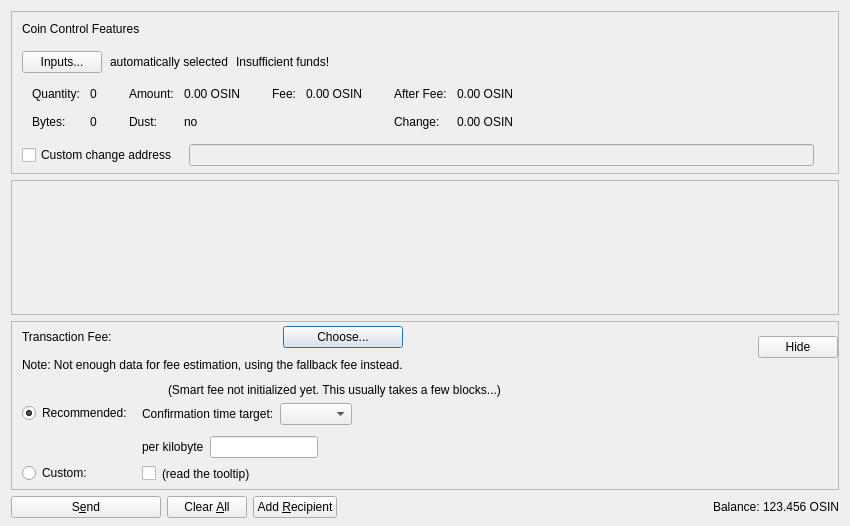
<?xml version="1.0" encoding="UTF-8"?>
<ui version="4.0">
 <class>SendCoinsDialog</class>
 <widget class="QDialog" name="SendCoinsDialog">
  <property name="geometry">
   <rect>
    <x>0</x>
    <y>0</y>
    <width>850</width>
    <height>526</height>
   </rect>
  </property>
  <property name="windowTitle">
   <string>Send Coins</string>
  </property>
  <layout class="QVBoxLayout" name="verticalLayout" stretch="0,1,0,0">
   <property name="bottomMargin">
    <number>8</number>
   </property>
   <item>
    <widget class="QFrame" name="frameCoinControl">
     <property name="sizePolicy">
      <sizepolicy hsizetype="Expanding" vsizetype="Expanding">
       <horstretch>0</horstretch>
       <verstretch>0</verstretch>
      </sizepolicy>
     </property>
     <property name="maximumSize">
      <size>
       <width>16777215</width>
       <height>16777215</height>
      </size>
     </property>
     <property name="frameShape">
      <enum>QFrame::StyledPanel</enum>
     </property>
     <property name="frameShadow">
      <enum>QFrame::Sunken</enum>
     </property>
     <layout class="QVBoxLayout" name="verticalLayoutCoinControl2">
      <property name="spacing">
       <number>0</number>
      </property>
      <property name="leftMargin">
       <number>0</number>
      </property>
      <property name="topMargin">
       <number>0</number>
      </property>
      <property name="rightMargin">
       <number>0</number>
      </property>
      <property name="bottomMargin">
       <number>6</number>
      </property>
      <item>
       <layout class="QVBoxLayout" name="verticalLayoutCoinControl" stretch="0,0,0,0,1">
        <property name="spacing">
         <number>0</number>
        </property>
        <property name="leftMargin">
         <number>10</number>
        </property>
        <property name="topMargin">
         <number>10</number>
        </property>
        <item>
         <layout class="QHBoxLayout" name="horizontalLayoutCoinControl1">
          <property name="bottomMargin">
           <number>15</number>
          </property>
          <item>
           <widget class="QLabel" name="labelCoinControlFeatures">
            <property name="sizePolicy">
             <sizepolicy hsizetype="Preferred" vsizetype="Maximum">
              <horstretch>0</horstretch>
              <verstretch>0</verstretch>
             </sizepolicy>
            </property>
            <property name="text">
             <string>Coin Control Features</string>
            </property>
           </widget>
          </item>
         </layout>
        </item>
        <item>
         <layout class="QHBoxLayout" name="horizontalLayoutCoinControl2" stretch="0,0,0,0">
          <property name="spacing">
           <number>8</number>
          </property>
          <property name="bottomMargin">
           <number>10</number>
          </property>
          <item>
           <widget class="QPushButton" name="pushButtonCoinControl">
            <property name="styleSheet">
             <string notr="true"/>
            </property>
            <property name="text">
             <string>Inputs...</string>
            </property>
            <property name="autoDefault">
             <bool>false</bool>
            </property>
           </widget>
          </item>
          <item>
           <widget class="QLabel" name="labelCoinControlAutomaticallySelected">
            <property name="text">
             <string>automatically selected</string>
            </property>
            <property name="margin">
             <number>5</number>
            </property>
           </widget>
          </item>
          <item>
           <widget class="QLabel" name="labelCoinControlInsuffFunds">
            <property name="text">
             <string>Insufficient funds!</string>
            </property>
            <property name="margin">
             <number>5</number>
            </property>
           </widget>
          </item>
          <item>
           <spacer name="horizontalSpacerCoinControl">
            <property name="orientation">
             <enum>Qt::Horizontal</enum>
            </property>
            <property name="sizeHint" stdset="0">
             <size>
              <width>40</width>
              <height>1</height>
             </size>
            </property>
           </spacer>
          </item>
         </layout>
        </item>
        <item>
         <widget class="QWidget" name="widgetCoinControl" native="true">
          <property name="sizePolicy">
           <sizepolicy hsizetype="Preferred" vsizetype="Preferred">
            <horstretch>0</horstretch>
            <verstretch>0</verstretch>
           </sizepolicy>
          </property>
          <property name="minimumSize">
           <size>
            <width>0</width>
            <height>0</height>
           </size>
          </property>
          <property name="styleSheet">
           <string notr="true"/>
          </property>
          <layout class="QHBoxLayout" name="horizontalLayoutCoinControl5">
           <property name="leftMargin">
            <number>0</number>
           </property>
           <property name="topMargin">
            <number>0</number>
           </property>
           <property name="rightMargin">
            <number>0</number>
           </property>
           <property name="bottomMargin">
            <number>0</number>
           </property>
           <item>
            <layout class="QHBoxLayout" name="horizontalLayoutCoinControl3" stretch="0,0,0,1">
             <property name="spacing">
              <number>20</number>
             </property>
             <property name="topMargin">
              <number>0</number>
             </property>
             <property name="bottomMargin">
              <number>10</number>
             </property>
             <item>
              <layout class="QFormLayout" name="formLayoutCoinControl1">
               <property name="horizontalSpacing">
                <number>10</number>
               </property>
               <property name="verticalSpacing">
                <number>14</number>
               </property>
               <property name="leftMargin">
                <number>10</number>
               </property>
               <property name="topMargin">
                <number>4</number>
               </property>
               <property name="rightMargin">
                <number>6</number>
               </property>
               <item row="0" column="0">
                <widget class="QLabel" name="labelCoinControlQuantityText">
                 <property name="text">
                  <string>Quantity:</string>
                 </property>
                 <property name="margin">
                  <number>0</number>
                 </property>
                </widget>
               </item>
               <item row="0" column="1">
                <widget class="QLabel" name="labelCoinControlQuantity">
                 <property name="cursor">
                  <cursorShape>IBeamCursor</cursorShape>
                 </property>
                 <property name="contextMenuPolicy">
                  <enum>Qt::ActionsContextMenu</enum>
                 </property>
                 <property name="text">
                  <string notr="true">0</string>
                 </property>
                 <property name="margin">
                  <number>0</number>
                 </property>
                 <property name="textInteractionFlags">
                  <set>Qt::LinksAccessibleByMouse|Qt::TextSelectableByKeyboard|Qt::TextSelectableByMouse</set>
                 </property>
                </widget>
               </item>
               <item row="1" column="0">
                <widget class="QLabel" name="labelCoinControlBytesText">
                 <property name="text">
                  <string>Bytes:</string>
                 </property>
                </widget>
               </item>
               <item row="1" column="1">
                <widget class="QLabel" name="labelCoinControlBytes">
                 <property name="cursor">
                  <cursorShape>IBeamCursor</cursorShape>
                 </property>
                 <property name="contextMenuPolicy">
                  <enum>Qt::ActionsContextMenu</enum>
                 </property>
                 <property name="text">
                  <string notr="true">0</string>
                 </property>
                 <property name="textInteractionFlags">
                  <set>Qt::LinksAccessibleByMouse|Qt::TextSelectableByKeyboard|Qt::TextSelectableByMouse</set>
                 </property>
                </widget>
               </item>
              </layout>
             </item>
             <item>
              <layout class="QFormLayout" name="formLayoutCoinControl2">
               <property name="horizontalSpacing">
                <number>10</number>
               </property>
               <property name="verticalSpacing">
                <number>14</number>
               </property>
               <property name="leftMargin">
                <number>6</number>
               </property>
               <property name="topMargin">
                <number>4</number>
               </property>
               <property name="rightMargin">
                <number>6</number>
               </property>
               <item row="0" column="0">
                <widget class="QLabel" name="labelCoinControlAmountText">
                 <property name="text">
                  <string>Amount:</string>
                 </property>
                 <property name="margin">
                  <number>0</number>
                 </property>
                </widget>
               </item>
               <item row="0" column="1">
                <widget class="QLabel" name="labelCoinControlAmount">
                 <property name="cursor">
                  <cursorShape>IBeamCursor</cursorShape>
                 </property>
                 <property name="contextMenuPolicy">
                  <enum>Qt::ActionsContextMenu</enum>
                 </property>
                 <property name="text">
                  <string notr="true">0.00 OSIN</string>
                 </property>
                 <property name="textInteractionFlags">
                  <set>Qt::LinksAccessibleByMouse|Qt::TextSelectableByKeyboard|Qt::TextSelectableByMouse</set>
                 </property>
                </widget>
               </item>
               <item row="1" column="0">
                <widget class="QLabel" name="labelCoinControlLowOutputText">
                 <property name="text">
                  <string>Dust:</string>
                 </property>
                </widget>
               </item>
               <item row="1" column="1">
                <widget class="QLabel" name="labelCoinControlLowOutput">
                 <property name="cursor">
                  <cursorShape>IBeamCursor</cursorShape>
                 </property>
                 <property name="contextMenuPolicy">
                  <enum>Qt::ActionsContextMenu</enum>
                 </property>
                 <property name="text">
                  <string notr="true">no</string>
                 </property>
                 <property name="textInteractionFlags">
                  <set>Qt::LinksAccessibleByMouse|Qt::TextSelectableByKeyboard|Qt::TextSelectableByMouse</set>
                 </property>
                </widget>
               </item>
              </layout>
             </item>
             <item>
              <layout class="QFormLayout" name="formLayoutCoinControl3">
               <property name="horizontalSpacing">
                <number>10</number>
               </property>
               <property name="verticalSpacing">
                <number>14</number>
               </property>
               <property name="leftMargin">
                <number>6</number>
               </property>
               <property name="topMargin">
                <number>4</number>
               </property>
               <property name="rightMargin">
                <number>6</number>
               </property>
               <item row="0" column="0">
                <widget class="QLabel" name="labelCoinControlFeeText">
                 <property name="text">
                  <string>Fee:</string>
                 </property>
                 <property name="margin">
                  <number>0</number>
                 </property>
                </widget>
               </item>
               <item row="0" column="1">
                <widget class="QLabel" name="labelCoinControlFee">
                 <property name="cursor">
                  <cursorShape>IBeamCursor</cursorShape>
                 </property>
                 <property name="contextMenuPolicy">
                  <enum>Qt::ActionsContextMenu</enum>
                 </property>
                 <property name="text">
                  <string notr="true">0.00 OSIN</string>
                 </property>
                 <property name="textInteractionFlags">
                  <set>Qt::LinksAccessibleByMouse|Qt::TextSelectableByKeyboard|Qt::TextSelectableByMouse</set>
                 </property>
                </widget>
               </item>
              </layout>
             </item>
             <item>
              <layout class="QFormLayout" name="formLayoutCoinControl4">
               <property name="horizontalSpacing">
                <number>10</number>
               </property>
               <property name="verticalSpacing">
                <number>14</number>
               </property>
               <property name="leftMargin">
                <number>6</number>
               </property>
               <property name="topMargin">
                <number>4</number>
               </property>
               <property name="rightMargin">
                <number>6</number>
               </property>
               <item row="0" column="0">
                <widget class="QLabel" name="labelCoinControlAfterFeeText">
                 <property name="text">
                  <string>After Fee:</string>
                 </property>
                 <property name="margin">
                  <number>0</number>
                 </property>
                </widget>
               </item>
               <item row="0" column="1">
                <widget class="QLabel" name="labelCoinControlAfterFee">
                 <property name="cursor">
                  <cursorShape>IBeamCursor</cursorShape>
                 </property>
                 <property name="contextMenuPolicy">
                  <enum>Qt::ActionsContextMenu</enum>
                 </property>
                 <property name="text">
                  <string notr="true">0.00 OSIN</string>
                 </property>
                 <property name="textInteractionFlags">
                  <set>Qt::LinksAccessibleByMouse|Qt::TextSelectableByKeyboard|Qt::TextSelectableByMouse</set>
                 </property>
                </widget>
               </item>
               <item row="1" column="0">
                <widget class="QLabel" name="labelCoinControlChangeText">
                 <property name="text">
                  <string>Change:</string>
                 </property>
                </widget>
               </item>
               <item row="1" column="1">
                <widget class="QLabel" name="labelCoinControlChange">
                 <property name="cursor">
                  <cursorShape>IBeamCursor</cursorShape>
                 </property>
                 <property name="contextMenuPolicy">
                  <enum>Qt::ActionsContextMenu</enum>
                 </property>
                 <property name="text">
                  <string notr="true">0.00 OSIN</string>
                 </property>
                 <property name="textInteractionFlags">
                  <set>Qt::LinksAccessibleByMouse|Qt::TextSelectableByKeyboard|Qt::TextSelectableByMouse</set>
                 </property>
                </widget>
               </item>
              </layout>
             </item>
            </layout>
           </item>
          </layout>
         </widget>
        </item>
        <item>
         <layout class="QHBoxLayout" name="horizontalLayoutCoinControl4" stretch="0,0,0">
          <property name="spacing">
           <number>12</number>
          </property>
          <property name="sizeConstraint">
           <enum>QLayout::SetDefaultConstraint</enum>
          </property>
          <property name="topMargin">
           <number>5</number>
          </property>
          <property name="rightMargin">
           <number>5</number>
          </property>
          <item>
           <widget class="QCheckBox" name="checkBoxCoinControlChange">
            <property name="toolTip">
             <string>If this is activated, but the change address is empty or invalid, change will be sent to a newly generated address.</string>
            </property>
            <property name="text">
             <string>Custom change address</string>
            </property>
           </widget>
          </item>
          <item>
           <widget class="QValidatedLineEdit" name="lineEditCoinControlChange">
            <property name="enabled">
             <bool>false</bool>
            </property>
            <property name="sizePolicy">
             <sizepolicy hsizetype="Expanding" vsizetype="Fixed">
              <horstretch>0</horstretch>
              <verstretch>0</verstretch>
             </sizepolicy>
            </property>
           </widget>
          </item>
          <item>
           <widget class="QLabel" name="labelCoinControlChangeLabel">
            <property name="sizePolicy">
             <sizepolicy hsizetype="Preferred" vsizetype="Expanding">
              <horstretch>0</horstretch>
              <verstretch>0</verstretch>
             </sizepolicy>
            </property>
            <property name="minimumSize">
             <size>
              <width>0</width>
              <height>0</height>
             </size>
            </property>
            <property name="text">
             <string/>
            </property>
            <property name="margin">
             <number>3</number>
            </property>
           </widget>
          </item>
         </layout>
        </item>
        <item>
         <spacer name="verticalSpacerCoinControl">
          <property name="orientation">
           <enum>Qt::Vertical</enum>
          </property>
          <property name="sizeHint" stdset="0">
           <size>
            <width>800</width>
            <height>1</height>
           </size>
          </property>
         </spacer>
        </item>
       </layout>
      </item>
     </layout>
    </widget>
   </item>
   <item>
    <widget class="QScrollArea" name="scrollArea">
     <property name="widgetResizable">
      <bool>true</bool>
     </property>
     <widget class="QWidget" name="scrollAreaWidgetContents">
      <property name="geometry">
       <rect>
        <x>0</x>
        <y>0</y>
        <width>830</width>
        <height>104</height>
       </rect>
      </property>
      <layout class="QVBoxLayout" name="verticalLayout_2" stretch="0,1">
       <property name="leftMargin">
        <number>0</number>
       </property>
       <property name="topMargin">
        <number>0</number>
       </property>
       <property name="rightMargin">
        <number>0</number>
       </property>
       <property name="bottomMargin">
        <number>0</number>
       </property>
       <item>
        <layout class="QVBoxLayout" name="entries">
         <property name="spacing">
          <number>6</number>
         </property>
        </layout>
       </item>
       <item>
        <spacer name="verticalSpacer">
         <property name="orientation">
          <enum>Qt::Vertical</enum>
         </property>
         <property name="sizeHint" stdset="0">
          <size>
           <width>20</width>
           <height>40</height>
          </size>
         </property>
        </spacer>
       </item>
      </layout>
     </widget>
    </widget>
   </item>
   <item>
    <widget class="QFrame" name="frameFee">
     <property name="sizePolicy">
      <sizepolicy hsizetype="Expanding" vsizetype="Expanding">
       <horstretch>0</horstretch>
       <verstretch>0</verstretch>
      </sizepolicy>
     </property>
     <property name="maximumSize">
      <size>
       <width>16777215</width>
       <height>16777215</height>
      </size>
     </property>
     <property name="frameShape">
      <enum>QFrame::StyledPanel</enum>
     </property>
     <property name="frameShadow">
      <enum>QFrame::Sunken</enum>
     </property>
     <layout class="QVBoxLayout" name="verticalLayoutFee1">
      <property name="spacing">
       <number>0</number>
      </property>
      <property name="leftMargin">
       <number>0</number>
      </property>
      <property name="topMargin">
       <number>0</number>
      </property>
      <property name="rightMargin">
       <number>0</number>
      </property>
      <property name="bottomMargin">
       <number>0</number>
      </property>
      <item>
       <layout class="QVBoxLayout" name="verticalLayoutFee2" stretch="0,0,0">
        <property name="spacing">
         <number>0</number>
        </property>
        <property name="leftMargin">
         <number>10</number>
        </property>
        <property name="topMargin">
         <number>0</number>
        </property>
        <item>
         <layout class="QHBoxLayout" name="horizontalLayoutFee1">
          <property name="bottomMargin">
           <number>0</number>
          </property>
          <item>
           <layout class="QVBoxLayout" name="verticalLayoutFee7">
            <property name="spacing">
             <number>0</number>
            </property>
            <item>
             <spacer name="verticalSpacerSmartFee">
              <property name="orientation">
               <enum>Qt::Vertical</enum>
              </property>
              <property name="sizeType">
               <enum>QSizePolicy::Fixed</enum>
              </property>
              <property name="sizeHint" stdset="0">
               <size>
                <width>1</width>
                <height>4</height>
               </size>
              </property>
             </spacer>
            </item>
            <item>
             <layout class="QHBoxLayout" name="horizontalLayoutSmartFee">
              <property name="spacing">
               <number>10</number>
              </property>
              <item>
               <widget class="QLabel" name="labelFeeHeadline">
                <property name="sizePolicy">
                 <sizepolicy hsizetype="Preferred" vsizetype="Maximum">
                  <horstretch>0</horstretch>
                  <verstretch>0</verstretch>
                 </sizepolicy>
                </property>
                <property name="text">
                 <string>Transaction Fee:</string>
                </property>
               </widget>
              </item>
              <item>
               <widget class="QLabel" name="labelFeeMinimized">
                <property name="text">
                 <string/>
                </property>
               </widget>
              </item>
              <item>
               <widget class="QPushButton" name="buttonChooseFee">
                <property name="text">
                 <string>Choose...</string>
                </property>
               </widget>
              </item>
             </layout>
            </item>
            <item>
             <spacer name="verticalSpacer_7">
              <property name="orientation">
               <enum>Qt::Vertical</enum>
              </property>
              <property name="sizeHint" stdset="0">
               <size>
                <width>1</width>
                <height>10</height>
               </size>
              </property>
             </spacer>
            </item>
            <item>
             <widget class="QLabel" name="fallbackFeeWarningLabel">
              <property name="toolTip">
               <string>Using the fallbackfee can result in sending a transaction that will take several hours or days (or never) to confirm. Consider choosing your fee manually or wait until you have validated the complete chain.</string>
              </property>
              <property name="text">
               <string>Note: Not enough data for fee estimation, using the fallback fee instead.</string>
              </property>
              <property name="wordWrap">
               <bool>false</bool>
              </property>
             </widget>
            </item>
            <item>
             <spacer name="verticalSpacer_5">
              <property name="orientation">
               <enum>Qt::Vertical</enum>
              </property>
              <property name="sizeHint" stdset="0">
               <size>
                <width>1</width>
                <height>1</height>
               </size>
              </property>
             </spacer>
            </item>
           </layout>
          </item>
          <item>
           <spacer name="horizontalSpacer_4">
            <property name="orientation">
             <enum>Qt::Horizontal</enum>
            </property>
            <property name="sizeHint" stdset="0">
             <size>
              <width>1</width>
              <height>1</height>
             </size>
            </property>
           </spacer>
          </item>
          <item>
           <widget class="QPushButton" name="buttonMinimizeFee">
            <property name="toolTip">
             <string>collapse fee-settings</string>
            </property>
            <property name="text">
             <string>Hide</string>
            </property>
           </widget>
          </item>
         </layout>
        </item>
        <item>
         <widget class="QFrame" name="frameFeeSelection">
          <layout class="QVBoxLayout" name="verticalLayoutFee12">
           <property name="spacing">
            <number>0</number>
           </property>
           <property name="leftMargin">
            <number>0</number>
           </property>
           <property name="topMargin">
            <number>0</number>
           </property>
           <property name="rightMargin">
            <number>0</number>
           </property>
           <property name="bottomMargin">
            <number>0</number>
           </property>
           <item>
            <layout class="QGridLayout" name="gridLayoutFee">
             <property name="topMargin">
              <number>10</number>
             </property>
             <property name="bottomMargin">
              <number>4</number>
             </property>
             <property name="horizontalSpacing">
              <number>10</number>
             </property>
             <property name="verticalSpacing">
              <number>4</number>
             </property>
             <item row="1" column="1">
              <layout class="QVBoxLayout" name="verticalLayoutFee8">
               <property name="spacing">
                <number>6</number>
               </property>
               <property name="topMargin">
                <number>3</number>
               </property>
               <item>
                <layout class="QHBoxLayout" name="horizontalLayoutFee13" stretch="0,0,1">
                 <item>
                  <widget class="QLabel" name="labelCustomPerKilobyte">
                   <property name="toolTip">
                    <string>If the custom fee is set to 1000 ruffs and the transaction is only 250 bytes, then &quot;per kilobyte&quot; only pays 250 ruffs in fee,&lt;br /&gt;while &quot;at least&quot; pays 1000 ruffs. For transactions bigger than a kilobyte both pay by kilobyte.</string>
                   </property>
                   <property name="text">
                    <string>per kilobyte</string>
                   </property>
                  </widget>
                 </item>
                 <item>
                  <widget class="BitcoinAmountField" name="customFee"/>
                 </item>
                 <item>
                  <spacer name="horizontalSpacer_6">
                   <property name="orientation">
                    <enum>Qt::Horizontal</enum>
                   </property>
                   <property name="sizeHint" stdset="0">
                    <size>
                     <width>1</width>
                     <height>1</height>
                    </size>
                   </property>
                  </spacer>
                 </item>
                </layout>
               </item>
               <item>
                <layout class="QHBoxLayout" name="horizontalLayoutFee8">
                 <item>
                  <widget class="QCheckBox" name="checkBoxMinimumFee">
                   <property name="toolTip">
                    <string>Paying only the minimum fee is just fine as long as there is less transaction volume than space in the blocks.&lt;br /&gt;But be aware that this can end up in a never confirming transaction once there is more demand for osin transactions than the network can process.</string>
                   </property>
                   <property name="text">
                    <string/>
                   </property>
                  </widget>
                 </item>
                 <item>
                  <widget class="QLabel" name="labelMinFeeWarning">
                   <property name="enabled">
                    <bool>true</bool>
                   </property>
                   <property name="toolTip">
                    <string>Paying only the minimum fee is just fine as long as there is less transaction volume than space in the blocks.&lt;br /&gt;But be aware that this can end up in a never confirming transaction once there is more demand for osin transactions than the network can process.</string>
                   </property>
                   <property name="text">
                    <string>(read the tooltip)</string>
                   </property>
                   <property name="margin">
                    <number>5</number>
                   </property>
                  </widget>
                 </item>
                 <item>
                  <spacer name="horizontalSpacer_2">
                   <property name="orientation">
                    <enum>Qt::Horizontal</enum>
                   </property>
                   <property name="sizeHint" stdset="0">
                    <size>
                     <width>1</width>
                     <height>1</height>
                    </size>
                   </property>
                  </spacer>
                 </item>
                </layout>
               </item>
              </layout>
             </item>
             <item row="0" column="0">
              <layout class="QVBoxLayout" name="verticalLayoutFee4" stretch="0,1">
               <property name="topMargin">
                <number>20</number>
               </property>
               <property name="bottomMargin">
                <number>3</number>
               </property>
               <item>
                <widget class="QRadioButton" name="radioSmartFee">
                 <property name="text">
                  <string>Recommended:</string>
                 </property>
                 <property name="checked">
                  <bool>true</bool>
                 </property>
                 <attribute name="buttonGroup">
                  <string notr="true">groupFee</string>
                 </attribute>
                </widget>
               </item>
               <item>
                <spacer name="verticalSpacer_2">
                 <property name="orientation">
                  <enum>Qt::Vertical</enum>
                 </property>
                 <property name="sizeHint" stdset="0">
                  <size>
                   <width>1</width>
                   <height>1</height>
                  </size>
                 </property>
                </spacer>
               </item>
              </layout>
             </item>
             <item row="1" column="0">
              <layout class="QVBoxLayout" name="verticalLayoutFee9" stretch="0,1">
               <property name="topMargin">
                <number>30</number>
               </property>
               <item>
                <widget class="QRadioButton" name="radioCustomFee">
                 <property name="text">
                  <string>Custom:</string>
                 </property>
                 <attribute name="buttonGroup">
                  <string notr="true">groupFee</string>
                 </attribute>
                </widget>
               </item>
               <item>
                <spacer name="verticalSpacer_6">
                 <property name="orientation">
                  <enum>Qt::Vertical</enum>
                 </property>
                 <property name="sizeHint" stdset="0">
                  <size>
                   <width>1</width>
                   <height>1</height>
                  </size>
                 </property>
                </spacer>
               </item>
              </layout>
             </item>
             <item row="0" column="1">
              <layout class="QVBoxLayout" name="verticalLayoutFee3" stretch="0,0,1">
               <property name="spacing">
                <number>6</number>
               </property>
               <property name="topMargin">
                <number>0</number>
               </property>
               <property name="bottomMargin">
                <number>3</number>
               </property>
               <item>
                <layout class="QHBoxLayout" name="horizontalLayoutFee12">
                 <item>
                  <widget class="QLabel" name="labelSmartFee">
                   <property name="text">
                    <string/>
                   </property>
                   <property name="margin">
                    <number>2</number>
                   </property>
                  </widget>
                 </item>
                 <item>
                  <widget class="QLabel" name="labelFeeEstimation">
                   <property name="text">
                    <string/>
                   </property>
                  </widget>
                 </item>
                 <item>
                  <widget class="QLabel" name="labelSmartFee2">
                   <property name="text">
                    <string>(Smart fee not initialized yet. This usually takes a few blocks...)</string>
                   </property>
                   <property name="margin">
                    <number>2</number>
                   </property>
                  </widget>
                 </item>
                 <item>
                  <spacer name="horizontalSpacer_5">
                   <property name="orientation">
                    <enum>Qt::Horizontal</enum>
                   </property>
                   <property name="sizeHint" stdset="0">
                    <size>
                     <width>1</width>
                     <height>1</height>
                    </size>
                   </property>
                  </spacer>
                 </item>
                </layout>
               </item>
               <item>
                <layout class="QHBoxLayout" name="horizontalLayoutFee9">
                 <item>
                  <layout class="QVBoxLayout" name="verticalLayoutFee6">
                   <item>
                    <widget class="QLabel" name="labelSmartFee3">
                     <property name="text">
                      <string>Confirmation time target:</string>
                     </property>
                     <property name="margin">
                      <number>2</number>
                     </property>
                    </widget>
                   </item>
                  </layout>
                 </item>
                 <item>
                  <layout class="QVBoxLayout" name="verticalLayoutFee5">
                   <property name="rightMargin">
                    <number>30</number>
                   </property>
                   <item>
                    <layout class="QHBoxLayout" name="horizontalLayoutConfTarget">
                     <property name="bottomMargin">
                      <number>0</number>
                     </property>
                     <item>
                      <widget class="QComboBox" name="confTargetSelector"/>
                     </item>
                     <item>
                      <spacer name="horizontalSpacerConfTarget">
                       <property name="orientation">
                        <enum>Qt::Horizontal</enum>
                       </property>
                       <property name="sizeHint" stdset="0">
                        <size>
                         <width>40</width>
                         <height>20</height>
                        </size>
                       </property>
                      </spacer>
                     </item>
                    </layout>
                   </item>
                  </layout>
                 </item>
                </layout>
               </item>
               <item>
                <spacer name="verticalSpacer_4">
                 <property name="orientation">
                  <enum>Qt::Vertical</enum>
                 </property>
                 <property name="sizeHint" stdset="0">
                  <size>
                   <width>1</width>
                   <height>1</height>
                  </size>
                 </property>
                </spacer>
               </item>
              </layout>
             </item>
            </layout>
           </item>
          </layout>
         </widget>
        </item>
        <item>
         <spacer name="verticalSpacerFee">
          <property name="orientation">
           <enum>Qt::Vertical</enum>
          </property>
          <property name="sizeHint" stdset="0">
           <size>
            <width>800</width>
            <height>1</height>
           </size>
          </property>
         </spacer>
        </item>
       </layout>
      </item>
     </layout>
    </widget>
   </item>
   <item>
    <layout class="QHBoxLayout" name="horizontalLayout">
     <item>
      <widget class="QPushButton" name="sendButton">
       <property name="minimumSize">
        <size>
         <width>150</width>
         <height>0</height>
        </size>
       </property>
       <property name="toolTip">
        <string>Confirm the send action</string>
       </property>
       <property name="text">
        <string>S&amp;end</string>
       </property>
       <property name="autoDefault">
        <bool>false</bool>
       </property>
       <property name="default">
        <bool>false</bool>
       </property>
      </widget>
     </item>
     <item>
      <widget class="QPushButton" name="clearButton">
       <property name="sizePolicy">
        <sizepolicy hsizetype="Minimum" vsizetype="Fixed">
         <horstretch>0</horstretch>
         <verstretch>0</verstretch>
        </sizepolicy>
       </property>
       <property name="toolTip">
        <string>Clear all fields of the form.</string>
       </property>
       <property name="text">
        <string>Clear &amp;All</string>
       </property>
       <property name="autoDefault">
        <bool>false</bool>
       </property>
      </widget>
     </item>
     <item>
      <widget class="QPushButton" name="addButton">
       <property name="toolTip">
        <string>Send to multiple recipients at once</string>
       </property>
       <property name="text">
        <string>Add &amp;Recipient</string>
       </property>
       <property name="autoDefault">
        <bool>false</bool>
       </property>
      </widget>
     </item>
     <item>
      <spacer name="horizontalSpacer">
       <property name="orientation">
        <enum>Qt::Horizontal</enum>
       </property>
       <property name="sizeHint" stdset="0">
        <size>
         <width>40</width>
         <height>20</height>
        </size>
       </property>
      </spacer>
     </item>
     <item>
      <layout class="QHBoxLayout" name="horizontalLayout_2">
       <property name="spacing">
        <number>3</number>
       </property>
       <item>
        <widget class="QLabel" name="labelBalanceText">
         <property name="text">
          <string>Balance:</string>
         </property>
        </widget>
       </item>
       <item>
        <widget class="QLabel" name="labelBalance">
         <property name="sizePolicy">
          <sizepolicy hsizetype="Preferred" vsizetype="Preferred">
           <horstretch>0</horstretch>
           <verstretch>0</verstretch>
          </sizepolicy>
         </property>
         <property name="cursor">
          <cursorShape>IBeamCursor</cursorShape>
         </property>
         <property name="text">
          <string notr="true">123.456 OSIN</string>
         </property>
         <property name="textInteractionFlags">
          <set>Qt::LinksAccessibleByMouse|Qt::TextSelectableByKeyboard|Qt::TextSelectableByMouse</set>
         </property>
        </widget>
       </item>
      </layout>
     </item>
    </layout>
   </item>
  </layout>
 </widget>
 <customwidgets>
  <customwidget>
   <class>QValidatedLineEdit</class>
   <extends>QLineEdit</extends>
   <header>qt/qvalidatedlineedit.h</header>
  </customwidget>
  <customwidget>
   <class>BitcoinAmountField</class>
   <extends>QLineEdit</extends>
   <header>qt/bitcoinamountfield.h</header>
   <container>1</container>
  </customwidget>
 </customwidgets>
 <resources>
  <include location="../osin.qrc"/>
 </resources>
 <connections/>
 <buttongroups>
  <buttongroup name="groupFee"/>
 </buttongroups>
</ui>
